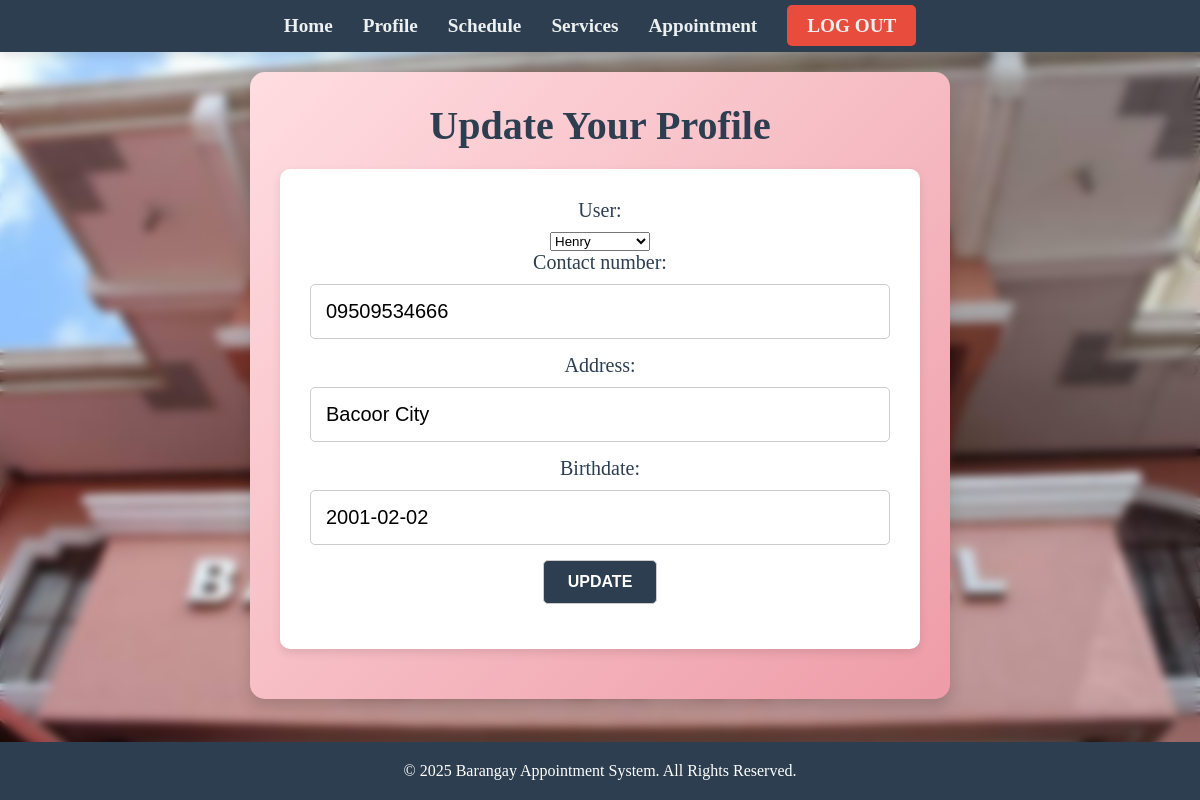
Page /userprofile/65/edit on the committed database.
### app/models.py (models this page shows, shortened)
class UserProfile(models.Model):
    user = models.OneToOneField(User, on_delete=models.CASCADE)
    contact_number = models.CharField(max_length=15)
    address = models.CharField(max_length=255)
    birthdate = models.DateField()

### app/views.py (the view)
# urls.py: path('userprofile/<int:pk>/edit', UserProfileUpdateView.as_view(), name='userprofileupdate'),
class UserProfileUpdateView (UpdateView):
    model = UserProfile
    fields = ['user','contact_number','address','birthdate']
    template_name = 'app/userprofileupdate.html'

### app/templates/app/userprofileupdate.html (shortened to what this page needs)
{% extends 'app/base.html' %}
{% load static %}
{% block css %}
    <link rel="stylesheet" href="{% static 'css/table.css' %}">
    <link rel="stylesheet" href="https://cdnjs.cloudflare.com/ajax/libs/font-awesome/6.4.2/css/all.min.css">
{% endblock css %}
{% block content %}
    <div class="profile-update-container">
        <h1>Update Your Profile</h1>
            <form action="{% url 'userprofileupdate' object.pk %}" method="post">
                {{form.as_p}}
                <input type="submit" value="Update">
            </form>
    </div>
{% endblock content %}

### static/css/table.css (style rules this page uses)
form { max-width: 700px; margin: 20px auto; background-color: #ffffff; padding: 30px; border-radius: 10px; box-shadow: 0 4px 10px rgba(0, 0, 0, 0.1); }
form label { display: block; font-size: 1.25rem; color: #2c3e50; margin-bottom: 10px; }
form input[type="text"], form input[type="number"], form input[type="date"], form input[type="submit"] { width: 100%; padding: 15px; font-size: 1.25rem; border: 1px solid #ccc; border-radius: 5px; margin-bottom: 15px; transition: border-color 0.3s ease; }
form input[type="submit"] { background-color: #2c3e50; color: white; cursor: pointer; transition: background-color 0.3s ease, transform 0.3s ease; }
.profile-update-container { background: linear-gradient(135deg, #ffdde1, #ee9ca7); max-width: 700px; margin: 20px auto; padding: 30px; border-radius: 15px; box-shadow: 0 8px 16px rgba(0, 0, 0, 0.15); background-color: #ffffff; text-align: center; }
.profile-update-container h1 { font-size: 2.5rem; color: #2c3e50; margin-bottom: 20px; font-weight: bold; }
.profile-update-container label { display: block; font-size: 1.25rem; color: #2c3e50; margin-bottom: 10px; text-align: center; }
.profile-update-container input[type="text"], .profile-update-container input[type="number"], .profile-update-container input[type="date"], .profile-update-container input[type="submit"] { width: 100%; padding: 15px; font-size: 1.25rem; border: 1px solid #ccc; border-radius: 5px; margin-bottom: 15px; transition: border-color 0.3s ease; text-align: left; }
.profile-update-container input[type="submit"] { background-color: #2c3e50; color: white; cursor: pointer; transition: background-color 0.3s ease, transform 0.3s ease; font-weight: bold; text-transform: uppercase; padding: 12px 24px; font-size: 1rem; width: auto; text-align: center; }

### rows in the picture
UserProfile: user "Henry", contact_number "09509534666", address "Bacoor City", birthdate "2001-02-02"
